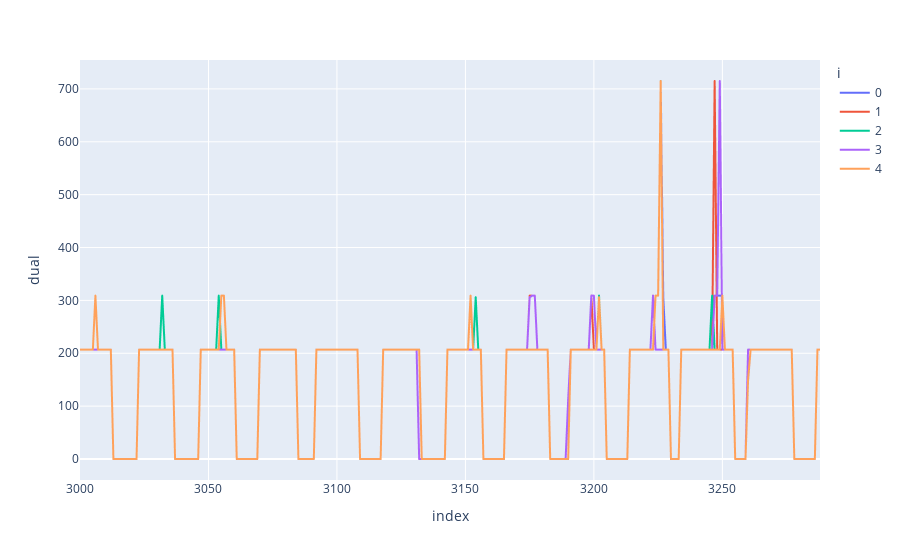

Notebook source saved alongside this figure:
### Code cell
px.line(prices_df, x="index", y="dual", color="i")

### Figure 1 — Plotly figure (JSON) as saved in the notebook; plotly's stock layout.template omitted (floating-point values rounded to 4 significant figures; data arrays with more than 128 entries replaced by an {"elided": "..."} marker saying what was removed)
{"data": [{"hovertemplate": "i=0<br>index=%{x}<br>dual=%{y}<extra></extra>", "legendgroup": "0", "line": {"color": "#636efa", "dash": "solid"}, "marker": {"symbol": "circle"}, "mode": "lines", "name": "0", "showlegend": true, "type": "scattergl", "x": {"elided": "289 int values"}, "xaxis": "x", "y": {"elided": "289 float values"}, "yaxis": "y"}, {"hovertemplate": "i=1<br>index=%{x}<br>dual=%{y}<extra></extra>", "legendgroup": "1", "line": {"color": "#EF553B", "dash": "solid"}, "marker": {"symbol": "circle"}, "mode": "lines", "name": "1", "showlegend": true, "type": "scattergl", "x": {"elided": "289 int values"}, "xaxis": "x", "y": {"elided": "289 float values"}, "yaxis": "y"}, {"hovertemplate": "i=2<br>index=%{x}<br>dual=%{y}<extra></extra>", "legendgroup": "2", "line": {"color": "#00cc96", "dash": "solid"}, "marker": {"symbol": "circle"}, "mode": "lines", "name": "2", "showlegend": true, "type": "scattergl", "x": {"elided": "289 int values"}, "xaxis": "x", "y": {"elided": "289 float values"}, "yaxis": "y"}, {"hovertemplate": "i=3<br>index=%{x}<br>dual=%{y}<extra></extra>", "legendgroup": "3", "line": {"color": "#ab63fa", "dash": "solid"}, "marker": {"symbol": "circle"}, "mode": "lines", "name": "3", "showlegend": true, "type": "scattergl", "x": {"elided": "289 int values"}, "xaxis": "x", "y": {"elided": "289 float values"}, "yaxis": "y"}, {"hovertemplate": "i=4<br>index=%{x}<br>dual=%{y}<extra></extra>", "legendgroup": "4", "line": {"color": "#FFA15A", "dash": "solid"}, "marker": {"symbol": "circle"}, "mode": "lines", "name": "4", "showlegend": true, "type": "scattergl", "x": {"elided": "289 int values"}, "xaxis": "x", "y": {"elided": "289 float values"}, "yaxis": "y"}], "layout": {"legend": {"title": {"text": "i"}, "tracegroupgap": 0}, "margin": {"t": 60}, "xaxis": {"anchor": "y", "domain": [0, 1], "title": {"text": "index"}}, "yaxis": {"anchor": "x", "domain": [0, 1], "title": {"text": "dual"}}}}
